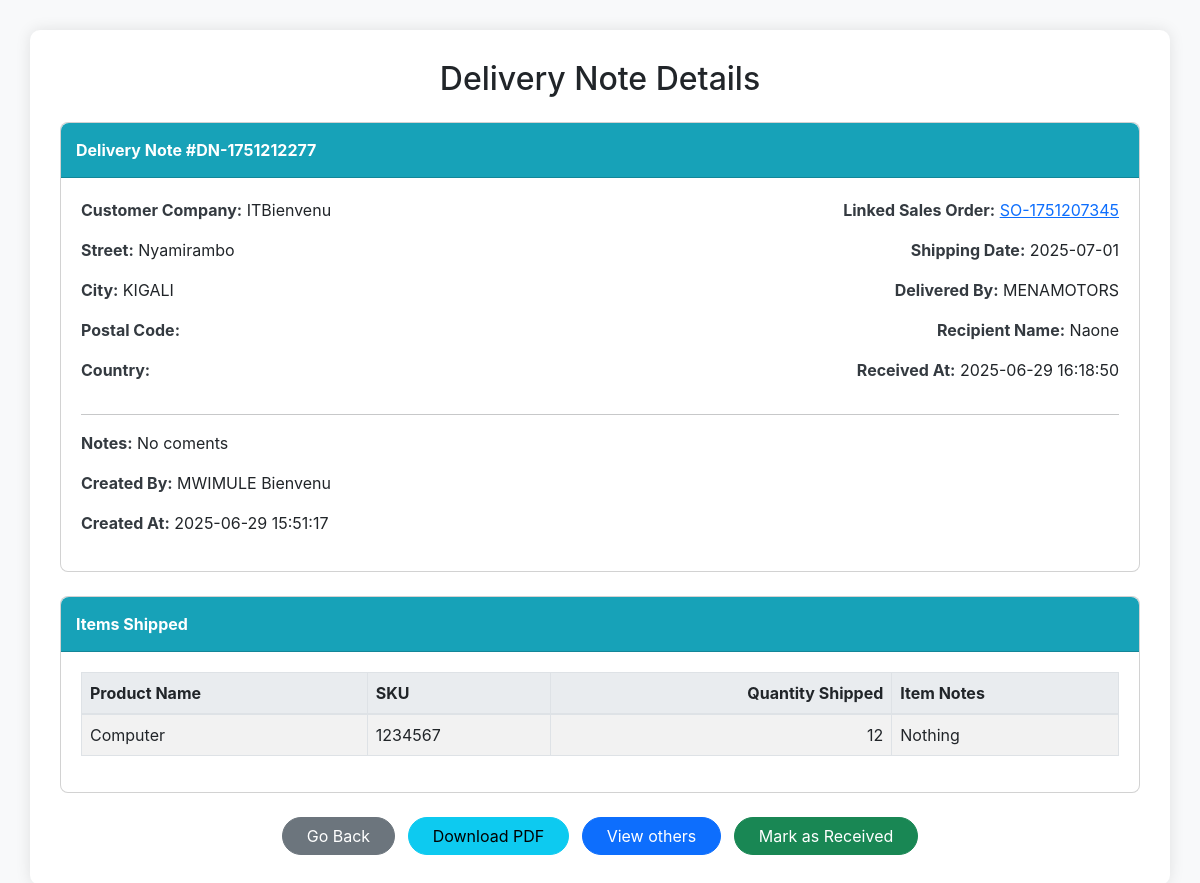
The app's page /edits/view_delivery_note.php?dn=DN-1751212277 (signed in) with its own data.
### tables this page shows
CREATE TABLE `delivery_notes` (
  `id` int(11) NOT NULL,
  `delivery_note_number` varchar(50) NOT NULL,
  `customer_company` varchar(100) NOT NULL,
  `customer_street` varchar(100) DEFAULT NULL,
  `customer_city` varchar(50) DEFAULT NULL,
  `customer_postal_code` varchar(20) DEFAULT NULL,
  `customer_country` varchar(50) DEFAULT NULL,
  `sales_order_id` int(11) DEFAULT NULL,
  `shipping_date` date DEFAULT curdate(),
  `delivered_by` varchar(100) DEFAULT NULL,
  `recipient_name` varchar(100) DEFAULT NULL,
  `received_at` timestamp NULL DEFAULT NULL,
  `notes` text DEFAULT NULL,
  `created_by` int(11) NOT NULL,
  `created_at` timestamp NOT NULL DEFAULT current_timestamp()
);

CREATE TABLE `sales_orders` (
  `id` int(11) NOT NULL,
  `order_number` varchar(50) NOT NULL,
  `company` varchar(100) NOT NULL,
  `vat` varchar(50) DEFAULT NULL,
  `street` varchar(100) DEFAULT NULL,
  `city` varchar(50) DEFAULT NULL,
  `postal_code` varchar(20) DEFAULT NULL,
  `country` varchar(50) DEFAULT NULL,
  `total_amount` decimal(12,2) NOT NULL,
  `status` varchar(20) DEFAULT 'pending',
  `order_date` date DEFAULT curdate(),
  `delivery_date` date DEFAULT NULL,
  `created_by` int(11) NOT NULL,
  `created_at` timestamp NOT NULL DEFAULT current_timestamp()
);

CREATE TABLE `users` (
  `id` int(12) NOT NULL,
  `names` varchar(100) NOT NULL,
  `email` varchar(50) NOT NULL,
  `phone` int(14) NOT NULL,
  `password` varchar(300) NOT NULL,
  `role` varchar(12) NOT NULL,
  `otp` int(100) NOT NULL,
  `time` timestamp(6) NOT NULL DEFAULT current_timestamp(6) ON UPDATE current_timestamp(6)
);

CREATE TABLE `delivery_note_items` (
  `id` int(11) NOT NULL,
  `delivery_note_id` int(11) NOT NULL,
  `product_id` int(11) DEFAULT NULL,
  `quantity` int(11) NOT NULL,
  `notes` varchar(255) DEFAULT NULL
);

CREATE TABLE `products` (
  `id` int(11) NOT NULL,
  `name` varchar(100) NOT NULL,
  `category` varchar(100) DEFAULT NULL,
  `sku` varchar(50) DEFAULT NULL,
  `description` text DEFAULT NULL,
  `cost_price` decimal(10,2) DEFAULT 0.00,
  `price` decimal(10,2) NOT NULL,
  `quantity` int(11) NOT NULL DEFAULT 0,
  `low_stock` int(11) DEFAULT 5,
  `supplier` varchar(100) DEFAULT NULL,
  `image` varchar(255) DEFAULT NULL,
  `created_by` int(11) DEFAULT NULL,
  `created_at` timestamp NOT NULL DEFAULT current_timestamp()
);

### edits/view_delivery_note.php (the view, shortened to what this page needs)
<?php
include_once "../config/config.php";
$delivery_note_number = mysqli_real_escape_string($conn, $_GET['dn']);
$dn_query = mysqli_query($conn, "
    SELECT dn.*, u.names AS created_by_username, so.order_number AS sales_order_number
    FROM delivery_notes dn
    JOIN users u ON dn.created_by = u.id
    LEFT JOIN sales_orders so ON dn.sales_order_id = so.id
    WHERE dn.delivery_note_number = '$delivery_note_number'
");
$delivery_note = mysqli_fetch_assoc($dn_query);
$items_query = mysqli_query($conn, "
    SELECT
        dni.*,
        p.name AS product_name,
        p.sku AS product_sku
    FROM delivery_note_items dni
    LEFT JOIN products p ON dni.product_id = p.id
    WHERE dni.delivery_note_id = {$delivery_note['id']}
");
?>
<!DOCTYPE html>
<html lang="en">
<head>
    <link href="https://cdn.jsdelivr.net/npm/bootstrap@5.3.0/dist/css/bootstrap.min.css" rel="stylesheet">
</head>
<body>
    <div class="container">
        <h2 class="mb-4 text-center">Delivery Note Details</h2>
        <div class="card mb-4 rounded-3">
            <div class="card-header">
                Delivery Note #<?php echo htmlspecialchars($delivery_note['delivery_note_number']); ?>
            </div>
            <div class="card-body">
                <div class="row dn-details">
                    <div class="col-md-6">
                        <p><strong>Customer Company:</strong> <?php echo htmlspecialchars($delivery_note['customer_company']); ?></p>
                        <p><strong>Street:</strong> <?php echo htmlspecialchars($delivery_note['customer_street']); ?></p>
                        <p><strong>City:</strong> <?php echo htmlspecialchars($delivery_note['customer_city']); ?></p>
                        <p><strong>Postal Code:</strong> <?php echo htmlspecialchars($delivery_note['customer_postal_code']); ?></p>
                        <p><strong>Country:</strong> <?php echo htmlspecialchars($delivery_note['customer_country']); ?></p>
                    </div>
                    <div class="col-md-6 text-end">
                        <p><strong>Linked Sales Order:</strong>
                            <?php if ($delivery_note['sales_order_number']) : ?>
                                <a href="view_sales_order.php?order=<?php echo urlencode($delivery_note['sales_order_number']); ?>">
                                    <?php echo htmlspecialchars($delivery_note['sales_order_number']); ?>
                                </a>
                            <?php else : ?>
                                N/A
                            <?php endif; ?>
                        </p>
                        <p><strong>Shipping Date:</strong> <?php echo htmlspecialchars($delivery_note['shipping_date']); ?></p>
                        <p><strong>Delivered By:</strong> <?php echo htmlspecialchars($delivery_note['delivered_by']); ?></p>
                        <p><strong>Recipient Name:</strong> <?php echo htmlspecialchars($delivery_note['recipient_name'] ? $delivery_note['recipient_name'] : 'Pending'); ?></p>
                        <p><strong>Received At:</strong> <?php echo htmlspecialchars($delivery_note['received_at'] ? $delivery_note['received_at'] : 'Not yet signed'); ?></p>
                    </div>
                </div>
                <hr>
                <div class="row dn-details">
                    <div class="col-md-12">
                        <p><strong>Notes:</strong> <?php echo htmlspecialchars($delivery_note['notes']); ?></p>
                        <p><strong>Created By:</strong> <?php echo htmlspecialchars($delivery_note['created_by_username']); ?></p>
                        <p><strong>Created At:</strong> <?php echo htmlspecialchars($delivery_note['created_at']); ?></p>
                    </div>
                </div>
            </div>
        </div>
        <div class="card mb-4 rounded-3">
            <div class="card-header">
                Items Shipped
            </div>
            <div class="card-body">
                <div class="table-responsive">
                    <table class="table table-bordered table-striped">
                        <thead>
                            <tr>
                                <th>Product Name</th>
                                <th>SKU</th>
                                <th class="text-right">Quantity Shipped</th>
                                <th>Item Notes</th>
                            </tr>
                        </thead>
                        <tbody>
                            <?php while ($item = mysqli_fetch_assoc($items_query)) : ?>
                                <tr>
                                    <td><?php echo htmlspecialchars($item['product_name']); ?></td>
                                    <td><?php echo htmlspecialchars($item['product_sku']); ?></td>
                                    <td class="text-right"><?php echo htmlspecialchars($item['quantity']); ?></td>
                                    <td><?php echo htmlspecialchars($item['notes'] ? $item['notes'] : 'N/A'); ?></td>
                                </tr>
                            <?php endwhile; ?>
                        </tbody>
                    </table>
                </div>
            </div>
        </div>
        <div class="text-center">
            <a href="javascript:history.back()" class="btn btn-secondary rounded-pill px-4">Go Back</a>
            <a href="generate_delivery_note_pdf.php?dn=<?php echo htmlspecialchars($delivery_note['delivery_note_number']); ?>" class="btn btn-info rounded-pill px-4 ms-2">Download PDF</a>
            <a href="manage_delivery_note.php" class="btn btn-primary rounded-pill px-4 ms-2">View others</a>
            <button type="button" class="btn btn-success rounded-pill px-4 ms-2" data-bs-toggle="modal" data-bs-target="#markReceivedModal" data-dn-number="<?php echo htmlspecialchars($delivery_note['delivery_note_number']); ?>">Mark as Received</button>
        </div>
    </div>
</body>
</html>

### edits/view_delivery_note.php (style rules this page uses)
body { font-family: 'Inter', sans-serif; background-color: #f8f9fa; }
.container { margin-top: 30px; margin-bottom: 30px; background-color: #ffffff; padding: 30px; border-radius: 10px; box-shadow: 0 0 15px rgba(0, 0, 0, 0.1); }
.card-header { background-color: #17a2b8; color: white; font-weight: bold; border-radius: 8px 8px 0 0 !important; padding: 15px; }
.card-body { padding: 20px; }
.table thead th { background-color: #e9ecef; border-bottom: 2px solid #dee2e6; }
.dn-details strong { color: #343a40; }
.text-right { text-align: right; }

### records on screen
delivery_notes: delivery_note_number "DN-1751212277", customer_company "ITBienvenu", customer_street "Nyamirambo", customer_city "KIGALI", sales_order.order_number "SO-1751207345", shipping_date "2025-07-01", delivered_by "MENAMOTORS", recipient_name "Naone", received_at "2025-06-29 16:18:50", notes "No coments", created_by.names "MWIMULE Bienvenu", created_at "2025-06-29 15:51:17"
delivery_note_items: product.name "Computer", product.sku "1234567", quantity "12", notes "Nothing"
